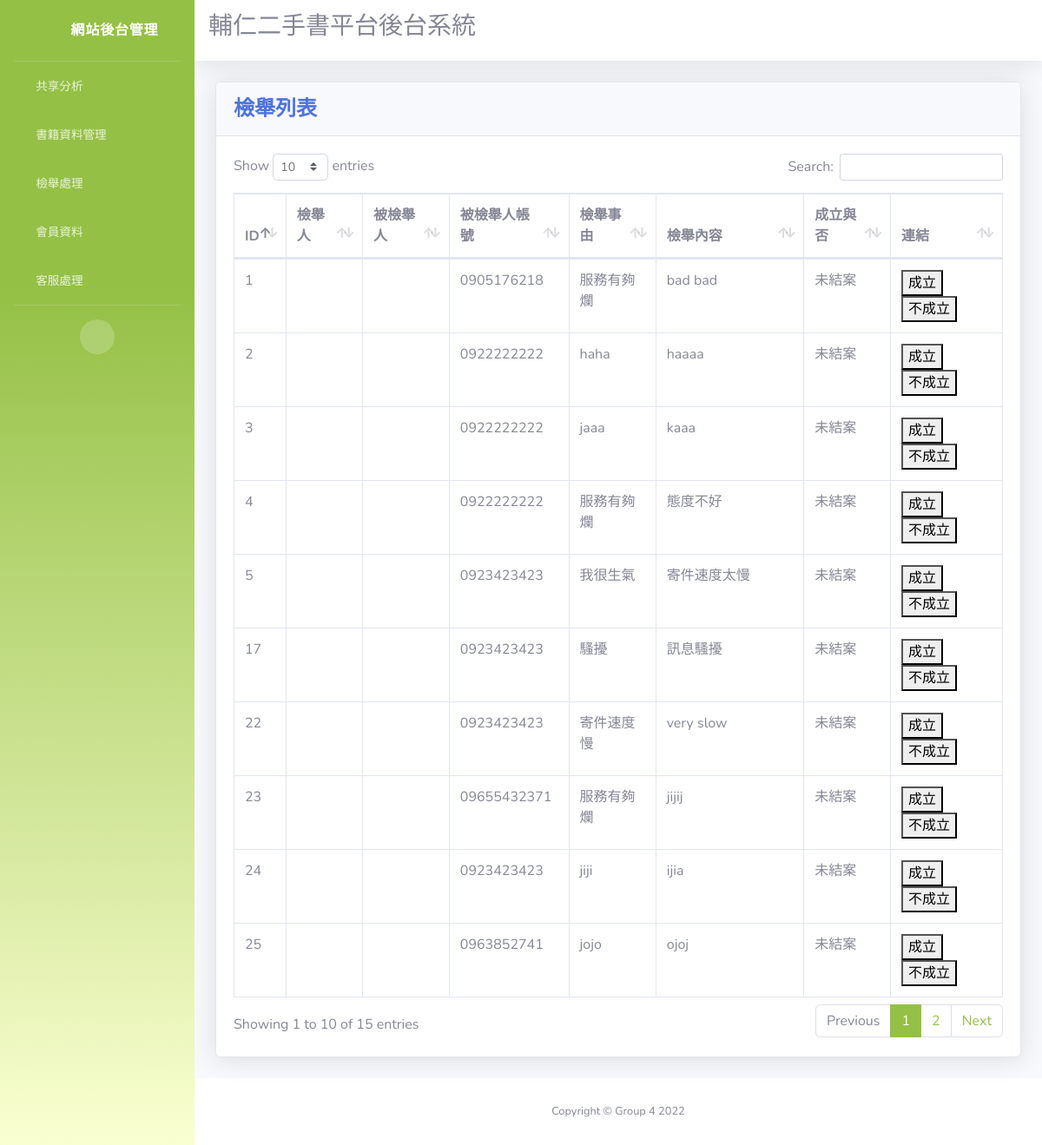
Screenshot of /admin_page/admin_page/report.php with the database file from the repository.
### tables this page shows
CREATE TABLE `report` (
  `report_id` int(50) NOT NULL,
  `report_write` varchar(50) NOT NULL,
  `report_name` varchar(50) NOT NULL,
  `reported_account` varchar(100) NOT NULL,
  `report_reason` varchar(100) NOT NULL,
  `report_content` varchar(200) NOT NULL,
  `report_end` int(11) NOT NULL
);

### admin_page/admin_page/developers2.php (called while the page is built)
<?php
include("database.php");
$db= $conn;
$tableName="report";
$columns= ['report_id', 'report_write','report_name','reported_account','report_reason','report_content', 'report_end'];
$fetchData = fetch_data($db, $tableName, $columns);
function fetch_data($db, $tableName, $columns){
 if(empty($db)){
  $msg= "Database connection error";
 }elseif (empty($columns) || !is_array($columns)) {
  $msg="columns Name must be defined in an indexed array";
 }elseif(empty($tableName)){
   $msg= "Table Name is empty";
}
else{
$columnName = implode(", ", $columns);
$query = "SELECT ".$columnName." FROM $tableName"." WHERE report_end = 0 ORDER BY report_id DESC";
$result = $db->query($query);
if($result== true){
 if ($result->num_rows > 0) {
    $row= mysqli_fetch_all($result, MYSQLI_ASSOC);
    $msg= $row;
 } else {
    $msg= "No Data Found";
 }
}else{
  $msg= mysqli_error($db);
}
}
return $msg;
}
?>

### admin_page/admin_page/report.php (the view, shortened to what this page needs)
<?php
include("developers2.php");
?>
<!DOCTYPE html>
<html lang="en">
<head>
    <link href="vendor/fontawesome-free/css/all.min.css" rel="stylesheet" type="text/css">
    <link href="css/sb-admin-2.min.css" rel="stylesheet">
    <link href="vendor/datatables/dataTables.bootstrap4.min.css" rel="stylesheet">
</head>
<body id="page-top">
    <div id="wrapper">
        <ul class="navbar-nav bg-gradient-primary sidebar sidebar-dark accordion" id="accordionSidebar">
            <a class="sidebar-brand d-flex align-items-center justify-content-center" href="charts.php">
                <div class="sidebar-brand-icon rotate-n-15">
                      <i class="fas fa-fw fa-wrench"></i>
                </div>
<div class="sidebar-brand-text mx-3">網站後台管理</div>
            </a>
            <hr class="sidebar-divider my-0">
            <li class="nav-item ">
                <a class="nav-link" href="charts.php">
                    <i class="fas fa-fw fa-chart-area"></i>
                    <span>共享分析</span></a>
            </li>
            <li class="nav-item">
                <a class="nav-link collapsed" href="admin.php" data-toggle="collapse" data-target="#collapsePages"
                    aria-expanded="true" aria-controls="collapsePages">
                    <i class="fas fa-fw fa-folder"></i>
                    <span>書籍資料管理</span>
                </a>
                <li class="nav-item ">
                <a class="nav-link" href="report.php">
                    <i class="fas fa-fw fa-table"></i>
                    <span>檢舉處理</span></a>
            </li>
            </li>
            <li class="nav-item ">
                <a class="nav-link" href="Member_Info.php">
                    <i class="fas fa-fw fa-table"></i>
                    <span>會員資料</span></a>
            </li>
            <li class="nav-item ">
                <a class="nav-link" href="Customer_Service.php">
                    <i class="fas fa-fw fa-table"></i>
                    <span>客服處理</span></a>
            </li>
            <hr class="sidebar-divider d-none d-md-block">
            <div class="text-center d-none d-md-inline">
                <button class="rounded-circle border-0" id="sidebarToggle"></button>
            </div>
        </ul>
        <div id="content-wrapper" class="d-flex flex-column">
            <div id="content">
                <nav class="navbar navbar-expand navbar-light bg-white topbar mb-4 static-top shadow">
                    <form class="form-inline">
                        <div>
                        <h3>輔仁二手書平台後台系統</h3></div>
                    </form>
                </nav>
                <div class="container-fluid">
                    <div class="card shadow mb-4">
                        <div class="card-header py-3">
                            <h4 class="m-0 font-weight-bold text-primary">檢舉列表</h4>
                        </div>
                        <div class="card-body">
                            <div class="table-responsive">
                                <table class="table table-bordered" id="dataTable" width="100%" cellspacing="0">
                                <thead>
                                        <tr>
                                            <th>ID</th>
                                            <th>檢舉人</th>
                                            <th>被檢舉人</th>
                                            <th>被檢舉人帳號</th>
                                            <th>檢舉事由</th>
                                            <th>檢舉內容</th>
                                            <th>成立與否</th>
                                            <th>連結</th>
                                        </tr>
                                    </thead>
                                    <tbody>
                                    <?php
                                    if(is_array($fetchData)){
                                        foreach($fetchData as $data){
                                        ?>
                                        <tr>
                                        <td><?php echo $data['report_id']??''; ?></td>
                                        <td><?php echo $data['report_write']??''; ?></td>
                                        <td><?php echo $data['report_name']??''; ?></td>
                                        <td><?php echo $data['reported_account']??''; ?></td>
                                        <td><?php echo $data['report_reason']??''; ?></td>
                                        <td><?php echo $data['report_content']??''; ?></td>
                                        <td><?php if($data['report_end'] == 1) echo '成立';else if($data['report_end'] == 2) echo '未成立'; else if($data['report_end'] == 0) echo '未結案'; else echo "error"; ?></td>
                                        <td><button onclick="updateS('<?php echo $data['report_id']; ?>', '<?php echo $data['reported_account']; ?>')">成立</button> <button onclick="updateF('<?php echo $data['report_id']; ?>')">不成立</button></td>
                                        </tr>
                                        <?php
                                        ;}}else{ ?>
                                            <tr>
                                             <td colspan="8">No data found</td>
                                            </tr>
                                         <?php } ?>
                                    </tbody>
                                </table>
                            </div>
                        </div>
                    </div>
                </div>
            </div>
            <footer class="sticky-footer bg-white">
                <div class="container my-auto">
                    <div class="copyright text-center my-auto">
                        <span>Copyright &copy; Group 4 2022</span>
                    </div>
                </div>
            </footer>
        </div>
    </div>
</body>

### rows the page displays
report: report_id "25", reported_account "0963852741", report_reason "jojo", report_content "ojoj", report_end "未結案"
report: report_id "24", reported_account "0923423423", report_reason "jiji", report_content "ijia", report_end "未結案"
report: report_id "23", reported_account "09655432371", report_reason "服務有夠爛", report_content "jijij", report_end "未結案"
report: report_id "22", reported_account "0923423423", report_reason "寄件速度慢", report_content "very slow", report_end "未結案"
report: report_id "17", reported_account "0923423423", report_reason "騷擾", report_content "訊息騷擾", report_end "未結案"
report: report_id "5", reported_account "0923423423", report_reason "我很生氣", report_content "寄件速度太慢", report_end "未結案"
report: report_id "4", reported_account "0922222222", report_reason "服務有夠爛", report_content "態度不好", report_end "未結案"
report: report_id "3", reported_account "0922222222", report_reason "jaaa", report_content "kaaa", report_end "未結案"
report: report_id "2", reported_account "0922222222", report_reason "haha", report_content "haaaa", report_end "未結案"
report: report_id "1", reported_account "0905176218", report_reason "服務有夠爛", report_content "bad bad", report_end "未結案"
